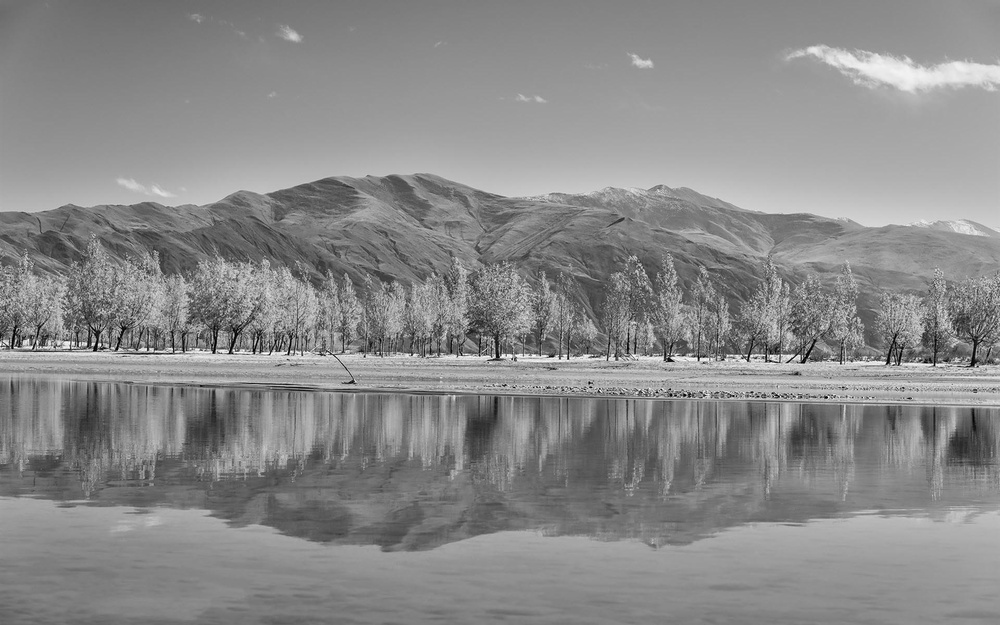
#> input picture test1.jpg, 1000 x 625 px, shrunk from 1920 x 1200 before the run
$ python evaluation.py   (older library calls are emulated)
#> lines starting #> are read from the running program, lines starting #| are printed output that depends on the picture; long printed decimals are rounded
import cv2
import os
import matplotlib.pyplot as plt
import numpy as np
from skimage.measure import compare_mse
from skimage.measure import compare_psnr
from skimage.measure import compare_ssim

def compare_mse(origin, target):
    diff=origin.astype("float") - target.astype("float")
    return np.square(diff).sum() / (origin.shape[0]*origin.shape[1])


if __name__ == "__main__":
    origin_img = cv2.imread("test1.jpg")
#> origin_img is the input picture: shape (625, 1000, 3); min 0, max 255, mean 137.5
    target_img = cv2.imread("test2.jpg")
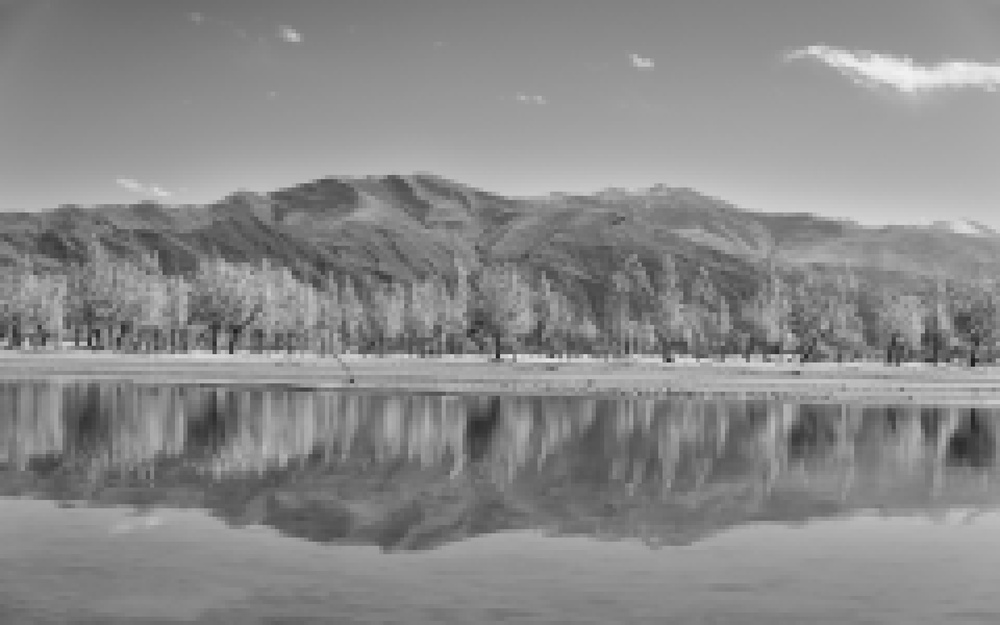
#> input picture test2.jpg, 1000 x 625 px, shrunk from 1920 x 1200 before the run
#> target_img is the input picture: shape (625, 1000, 3); min 19, max 243, mean 137.5
    mse=compare_mse(origin_img, target_img)
#> in compare_mse, `diff=origin.astype("float") - target.astype("float")`:
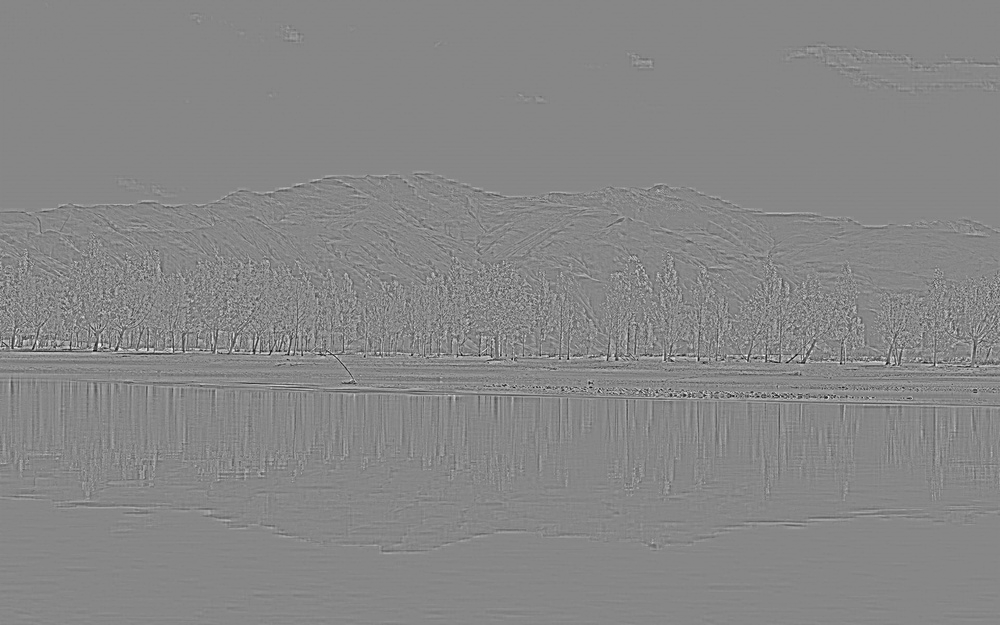
#> diff: shape (625, 1000, 3) float64; min -162, max 144, mean 0; drawn with min black and max white
#> mse = 557.2
    print("MSE: {}".format(mse))
#| MSE: 557.209
    psnr=compare_psnr(origin_img, target_img)
#> psnr = 25.44
    print("PSNR: {}".format(psnr))
#| PSNR: 25.442
    ssim=compare_ssim(cv2.cvtColor(origin_img, cv2.COLOR_BGR2GRAY),
        cv2.cvtColor(target_img, cv2.COLOR_BGR2GRAY))
#> ssim = 0.743
    print("SSIM: {}".format(ssim))
#| SSIM: 0.7427
